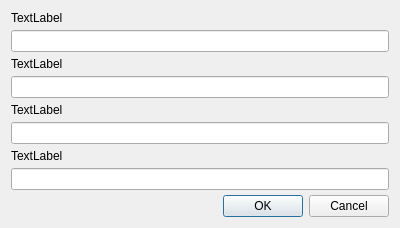
<?xml version="1.0" encoding="UTF-8"?>
<ui version="4.0">
 <class>AddModDialog</class>
 <widget class="QDialog" name="AddModDialog">
  <property name="geometry">
   <rect>
    <x>0</x>
    <y>0</y>
    <width>400</width>
    <height>213</height>
   </rect>
  </property>
  <property name="windowTitle">
   <string>Dialog</string>
  </property>
  <layout class="QVBoxLayout" name="verticalLayout">
   <property name="spacing">
    <number>5</number>
   </property>
   <item>
    <widget class="QLabel" name="labelGameName">
     <property name="text">
      <string>TextLabel</string>
     </property>
    </widget>
   </item>
   <item>
    <widget class="QLineEdit" name="lineEditGameName"/>
   </item>
   <item>
    <widget class="QLabel" name="labelGamePath">
     <property name="text">
      <string>TextLabel</string>
     </property>
    </widget>
   </item>
   <item>
    <widget class="QLineEdit" name="lineEditGamePath"/>
   </item>
   <item>
    <widget class="QLabel" name="labelName">
     <property name="text">
      <string>TextLabel</string>
     </property>
    </widget>
   </item>
   <item>
    <widget class="QLineEdit" name="lineEditName"/>
   </item>
   <item>
    <widget class="QLabel" name="labelPath">
     <property name="text">
      <string>TextLabel</string>
     </property>
    </widget>
   </item>
   <item>
    <widget class="MyLineEdit" name="lineEditPath"/>
   </item>
   <item>
    <widget class="QDialogButtonBox" name="buttonBox">
     <property name="orientation">
      <enum>Qt::Horizontal</enum>
     </property>
     <property name="standardButtons">
      <set>QDialogButtonBox::Cancel|QDialogButtonBox::Ok</set>
     </property>
    </widget>
   </item>
  </layout>
 </widget>
 <customwidgets>
  <customwidget>
   <class>MyLineEdit</class>
   <extends>QLineEdit</extends>
   <header>mylineedit.h</header>
  </customwidget>
 </customwidgets>
 <resources/>
 <connections>
  <connection>
   <sender>buttonBox</sender>
   <signal>accepted()</signal>
   <receiver>AddModDialog</receiver>
   <slot>accept()</slot>
   <hints>
    <hint type="sourcelabel">
     <x>248</x>
     <y>254</y>
    </hint>
    <hint type="destinationlabel">
     <x>157</x>
     <y>274</y>
    </hint>
   </hints>
  </connection>
  <connection>
   <sender>buttonBox</sender>
   <signal>rejected()</signal>
   <receiver>AddModDialog</receiver>
   <slot>reject()</slot>
   <hints>
    <hint type="sourcelabel">
     <x>316</x>
     <y>260</y>
    </hint>
    <hint type="destinationlabel">
     <x>286</x>
     <y>274</y>
    </hint>
   </hints>
  </connection>
 </connections>
</ui>
